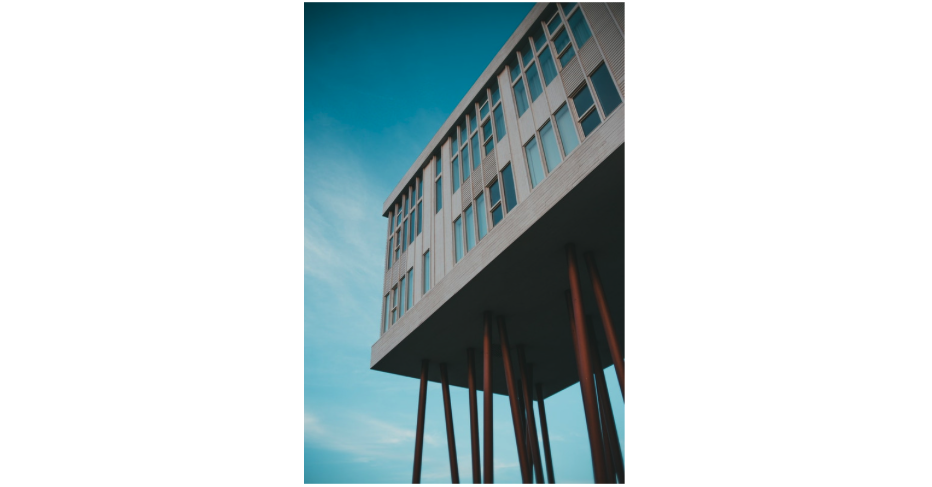
#> input picture G and H Color Analysis/test_image.png, 932 x 487 px
$ jupyter execute --allow-errors 'Color Analyzer.ipynb'
#> lines starting #> are read from the running program, lines starting #| are printed output that depends on the picture; after the words box and inside, x2 and y2 are one past the last pixel; in counts of white or black regions, pixels touching at a corner belong together
[cell 1]
# import libraries
# following tutorial: https://towardsdatascience.com/building-an-image-color-analyzer-using-python-12de6b0acf74
from collections import Counter
from sklearn.cluster import KMeans
from matplotlib import colors
import matplotlib.pyplot as plt
import numpy as np
import cv2

[cell 2]
image = cv2.imread('test_image.png')
#> image is the input picture: shape (487, 932, 3); mean B, G, R 209.6, 207, 194.8
image = cv2.cvtColor(image, cv2.COLOR_BGR2RGB) #converting the color format from BGR to RGB using cvtColor
plt.imshow(image)

[cell 3]
# convert RGB into Hex color
# means we will have one output (hex) vs three diff values (R, G, B)

def rgb_to_hex(rgb_color):
    hex_color = "#"
    for i in rgb_color:
        i = int(i)
        hex_color += ("{:02x}".format(i))
    return hex_color

[cell 4]
# preprocess image
# resize, reshape

def prep_image(raw_img):
    modified_img = cv2.resize(raw_img, (900, 600), interpolation = cv2.INTER_AREA)
    modified_img = modified_img.reshape(modified_img.shape[0]*modified_img.shape[1], 3)
    return modified_img

[cell 5]
# use k-means to cluster top colors
# counter creates container to the elements as dict keys, volume is stored as dict value
# pass colors into rgb_to_hex
# visualize the result

def color_analysis(img, clusters):
#> called with img = array of shape (540000, 3), clusters = 8
    clf = KMeans(n_clusters = clusters) #may want to change depending on resolution desired
    color_labels = clf.fit_predict(img)
    center_colors = clf.cluster_centers_
    counts = Counter(color_labels)
#> counts = {0: 355475, 2: 27548, 5: 43518, 6: 15300, 3: 19241, 4: 14563, 1: 51958, 7: 12397}
    ordered_colors = [center_colors[i] for i in counts.keys()]
#> ordered_colors = [[254.9, 255, 255], [146.9, 147.8, 146.7], [140, 192.5, 204.5], [13.1, 80.97, 98.01], [4.52, 116.1, 143.2], [90.19, 99.06, 99.72], [34.61, 36.44, 34.43], [83.16, 153, 170.8]]
    hex_colors = [rgb_to_hex(ordered_colors[i]) for i in counts.keys()]
#> the loop in rgb_to_hex, `for i in rgb_color:` made 3 passes
#> hex_color on passes 1 to 3: '#fe', '#fefe', '#fefefe'
#> the loop in rgb_to_hex (call 2), `for i in rgb_color:` made 3 passes
#> (i, hex_color) on passes 1 to 3: (140, '#8c'), (192, '#8cc0'), (204, '#8cc0cc')
#> hex_colors = ['#fefefe', '#8cc0cc', '#5a6363', '#222422', '#0d5062', '#04748f', '#929392', '#5399aa']
    plt.figure(figsize = (12, 8))
    plt.pie(counts.values(), labels = hex_colors, colors = hex_colors)
    plt.savefig("color_analysis_report.png")
    print(hex_colors)
#| ['#fefefe', '#8cc0cc', '#5a6363', '#222422', '#0d5062', '#04748f', '#929392', '#5399aa']
    print(counts)
#| Counter({0: 355475, 1: 51958, 5: 43518, 2: 27548, 3: 19241, 6: 15300, 4: 14563, 7: 12397})

[cell 6]
modified_image = prep_image(image)
color_analysis(modified_image, clusters = 8)

[cell 7]
#Mouse G1
g1_feb14 = cv2.imread('Images/G1/2-14-g1-crop.png')
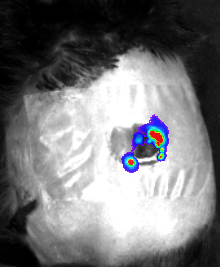
#> input picture G and H Color Analysis/Images/G1/2-14-g1-crop.png, 220 x 267 px
#> g1_feb14 is the input picture: shape (267, 220, 3); mean B, G, R 122.3, 120.1, 119.9
g1_feb14 = cv2.cvtColor(g1_feb14, cv2.COLOR_BGR2RGB) #converting the color format from BGR to RGB using cvtColor
plt.imshow(g1_feb14)

modified_image = prep_image(g1_feb14)
color_analysis(modified_image, clusters = 8)
#| ['#323232', '#f9f9f9', '#8b8e8b', '#b2b3b3', '#0e0e0e', '#3444f0', '#64605f', '#d5d5d5']
#| Counter({1: 166618, 2: 89565, 7: 65349, 0: 62048, 4: 53175, 6: 51141, 3: 44003, 5: 8101})

[cell 8]
#Mouse G1 - zoomed in
g1_feb14 = cv2.imread('Images/G1/2-14-g1-crop-2.png')
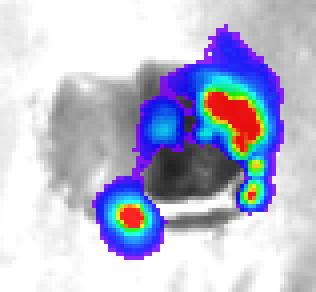
#> input picture G and H Color Analysis/Images/G1/2-14-g1-crop-2.png, 79 x 73 px (shown 4 times larger)
#> g1_feb14 is the input picture: shape (73, 79, 3); mean B, G, R 210.1, 187.5, 185.5
g1_feb14 = cv2.cvtColor(g1_feb14, cv2.COLOR_BGR2RGB) #converting the color format from BGR to RGB using cvtColor
plt.imshow(g1_feb14)

modified_image = prep_image(g1_feb14)
color_analysis(modified_image, clusters = 8)
#> call 3 of color_analysis, with img = array of shape (540000, 3), clusters = 8
#> in color_analysis (call 3), `counts = Counter(color_labels)`: counts = {3: 245514, 1: 97972, 7: 56304, 6: 26511, 2: 45338, 5: 21430, 4: 33013, 0: 13918}
#> in color_analysis (call 3), `ordered_colors = [center_colors[i] for i in counts.keys()]`: ordered_colors = [[248.9, 248.9, 248.9], [200.2, 200, 200.4], [159.7, 164.8, 147.4], [107.1, 27.01, 241.6], [30.14, 60.62, 242.1], [25.8, 208.8, 203.6], [72.84, 81.28, 72.4], [236.6, 47.56, 20.32]]
#> in color_analysis (call 3), `hex_colors = [rgb_to_hex(ordered_colors[i]) for i in counts.keys()]`: hex_colors = ['#6b1bf1', '#c8c8c8', '#ec2f14', '#485148', '#9fa493', '#19d0cb', '#1e3cf2', '#f8f8f8']
#> in color_analysis (call 3), `plt.savefig("color_analysis_report.png")`:
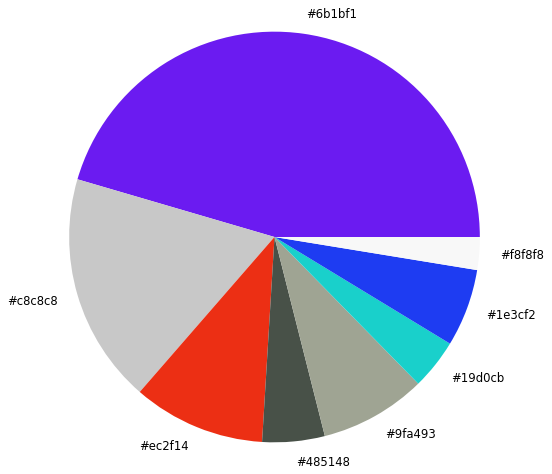
#> figure drawn by matplotlib, 1 panel
#| ['#6b1bf1', '#c8c8c8', '#ec2f14', '#485148', '#9fa493', '#19d0cb', '#1e3cf2', '#f8f8f8']
#| Counter({3: 245514, 1: 97972, 7: 56304, 2: 45338, 4: 33013, 6: 26511, 5: 21430, 0: 13918})

[cell 9]
#Mouse G1 - zoomed in
g1_feb14 = cv2.imread('Images/G1/2-14-g1-crop-2.png')
g1_feb14 = cv2.cvtColor(g1_feb14, cv2.COLOR_BGR2RGB) #converting the color format from BGR to RGB using cvtColor
plt.imshow(g1_feb14)

modified_image = prep_image(g1_feb14)
color_analysis(modified_image, clusters = 8)
#| ['#f8f8f8', '#741df3', '#9aa28b', '#ec2e14', '#c5c5c5', '#464e46', '#19c5d3', '#2133f1']
#| Counter({0: 249382, 3: 102875, 2: 49130, 1: 46765, 5: 31823, 6: 24324, 7: 21869, 4: 13832})

[cell 10]
image = cv2.imread('../../DARPA/Animal Experiments/live imaging/AURA files/G and H - higher min - deleted ROI/G1/2-14-g1-crop.png')
image = cv2.cvtColor(image, cv2.COLOR_BGR2RGB) #converting the color format from BGR to RGB using cvtColor
plt.imshow(image)

[cell 11]
img = cv2.imread('Images/G1/2-14-g1-crop-2.png')


# convert image to hsv colorspace
hsv = cv2.cvtColor(img, cv2.COLOR_BGR2HSV)
#> hsv: shape (73, 79, 3); mean H, S, V 20.3, 48.3, 219.8
h, s, v = cv2.split(hsv)

# threshold saturation image
thresh1 = cv2.threshold(s, 200, 255, cv2.THRESH_BINARY)[1]
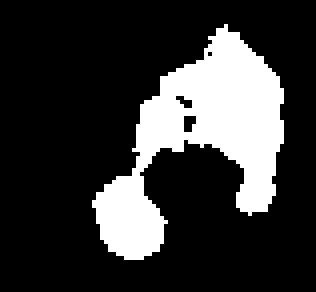
#> thresh1: shape (73, 79) (shown 4 times larger); 21.1% white; 1 white region, box (x1, y1, x2, y2) and area: (23, 6, 71, 65) 1215

# threshold value image and invert
thresh2 = cv2.threshold(v, 128, 255, cv2.THRESH_BINARY)[1]
#> thresh2: shape (73, 79); 93.7% white; 6 black regions (3 under 20 px), largest, box (x1, y1, x2, y2) and area: (36, 35, 61, 50) 259, (31, 18, 40, 33) 50, (42, 53, 58, 57) 37
thresh2 = 255 - thresh2

# combine the two threshold images as a mask
mask = cv2.add(thresh1,thresh2)
#> mask: shape (73, 79); 27.4% white; 1 white region, box (x1, y1, x2, y2) and area: (23, 6, 71, 65) 1581

# use mask to remove lines in background of input
result = img.copy()
result[mask==0] = (255,255,255)
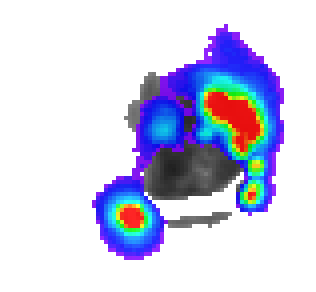
#> result: shape (73, 79, 3) (shown 4 times larger); mean B, G, R 231.3, 208.7, 206.7

# display IN and OUT images
cv2.imshow('IMAGE', img)
cv2.imshow('SAT', s)
cv2.imshow('VAL', v)
cv2.imshow('THRESH1', thresh1)
cv2.imshow('THRESH2', thresh2)
cv2.imshow('MASK', mask)
cv2.imshow('RESULT', result)
cv2.waitKey(0)
cv2.destroyAllWindows()

# save output image
cv2.imwrite('symbols_thresh1.png', thresh1)
cv2.imwrite('symbols_thresh2.png', thresh2)
cv2.imwrite('symbols_mask.png', mask)
cv2.imwrite('symbols_cleaned.png', result)
#> Out = True

[cell 12]
#gives image a transparent background
#not using bc wasn't playing nicely with k-means

from PIL import Image

def convertImage():
    img = Image.open("Images/H3/H3_222_ROI.png")
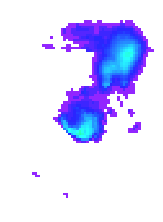
#> input picture G and H Color Analysis/Images/H3/H3_222_ROI.png, 163 x 222 px
#> img is the input picture: PIL image 163x222 RGBA; mean R, G, B, A 221.2, 220.5, 254.9, 255
    img = img.convert("RGBA")

    datas = img.getdata()

    newData = []

    for item in datas:
        if item[0] == 255 and item[1] == 255 and item[2] == 255:
            newData.append((255, 255, 255, 0))
        else:
            newData.append(item)
#> after the loop, newData = 36186 items

    img.putdata(newData)
    img.save("Images/H3/H3_222_transparent.png", "PNG")
    print("Successful")

convertImage()

[cell 13]
#Mouse H5 - fluorescence only
h5_222 = cv2.imread('Images/H5/H5_ROI.png')
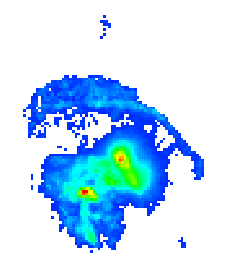
#> input picture G and H Color Analysis/Images/H5/H5_ROI.png, 229 x 273 px
#> h5_222 is the input picture: shape (273, 229, 3); mean B, G, R 249.4, 222, 189.7
h5_222 = cv2.cvtColor(h5_222, cv2.COLOR_BGR2RGB) #converting the color format from BGR to RGB using cvtColor
plt.imshow(h5_222)

modified_image = prep_image(h5_222)
#> in prep_image (call 5), `modified_img = cv2.resize(raw_img, (900, 600), interpolation = cv2.INT..`:
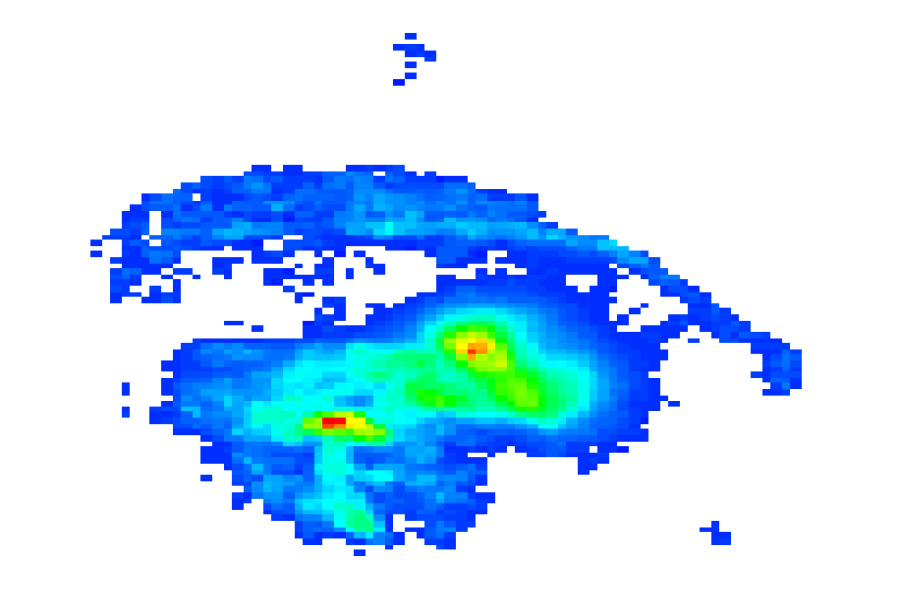
#> modified_img: shape (600, 900, 3); mean R, G, B 189.7, 222, 249.3
color_analysis(modified_image, clusters = 8)
#| ['#fefeff', '#c5dc00', '#00f3ef', '#0038fe', '#0268fe', '#00fe88', '#07a3fe', '#27fe0d']
#| Counter({0: 398354, 7: 49896, 1: 36529, 4: 22409, 3: 17477, 5: 7829, 2: 4936, 6: 2570})

[cell 14]
#Mouse H3 - fluorescence only
h3_222 = cv2.imread('Images/H3/H3_222_ROI.png')
h3_222 = cv2.cvtColor(h3_222, cv2.COLOR_BGR2RGB) #converting the color format from BGR to RGB using cvtColor
plt.imshow(h3_222)

modified_image = prep_image(h3_222)
#> in prep_image (call 6), `modified_img = cv2.resize(raw_img, (900, 600), interpolation = cv2.INT..`:
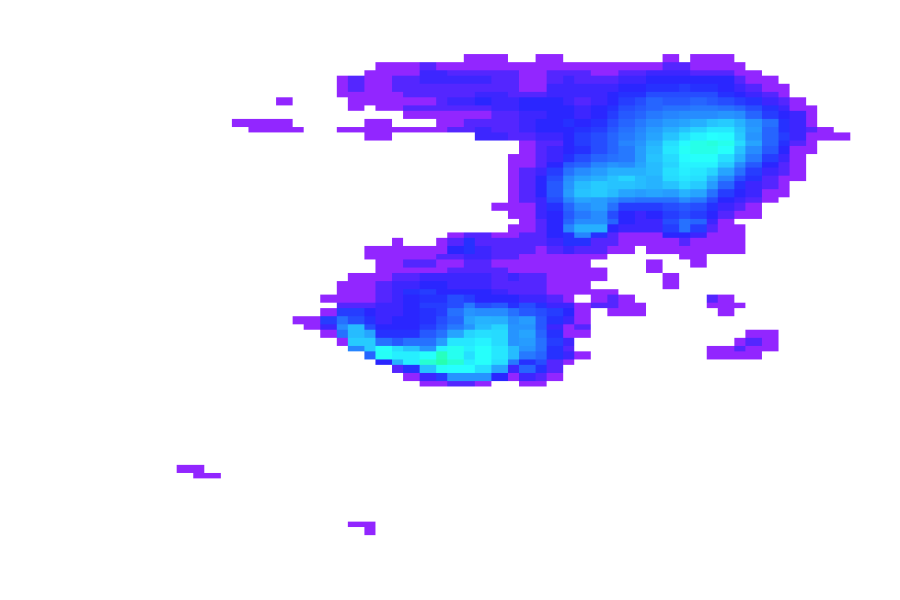
#> modified_img: shape (600, 900, 3); mean R, G, B 221.2, 220.5, 254.9
color_analysis(modified_image, clusters = 8)
#| ['#fefeff', '#4a26ff', '#25e9fa', '#9126ff', '#266bfe', '#2833ff', '#26a4fe', '#c699ff']
#| Counter({0: 435359, 3: 29897, 1: 25640, 5: 18747, 6: 11313, 4: 9478, 2: 7986, 7: 1580})

[cell 15]
#Mouse H3 - fluorescence only
h3_222 = cv2.imread('Images/H3/H3_222_transparent.png')
h3_222 = cv2.cvtColor(h3_222, cv2.COLOR_BGR2RGB) #converting the color format from BGR to RGB using cvtColor
plt.imshow(h3_222)

modified_image = prep_image(h3_222)
color_analysis(modified_image, clusters = 8)
#> in color_analysis (call 7), `counts = Counter(color_labels)`: counts = {1: 436293, 0: 30308, 5: 15367, 3: 22656, 7: 8640, 2: 7420, 6: 10085, 4: 9231}
#> in color_analysis (call 7), `ordered_colors = [center_colors[i] for i in counts.keys()]`: ordered_colors = [[254.9, 254.8, 255], [146.6, 40.69, 255], [84.61, 38.12, 255], [50.31, 40.37, 255], [38.08, 72.78, 255], [38.03, 112.9, 255], [38.2, 161.1, 255], [38, 228.4, 250.8]]
#> in color_analysis (call 7), `hex_colors = [rgb_to_hex(ordered_colors[i]) for i in counts.keys()]`: hex_colors = ['#9228ff', '#fefeff', '#2670fe', '#3228ff', '#25e4fa', '#5426ff', '#26a1fe', '#2648fe']
#> in color_analysis (call 7), `plt.savefig("color_analysis_report.png")`:
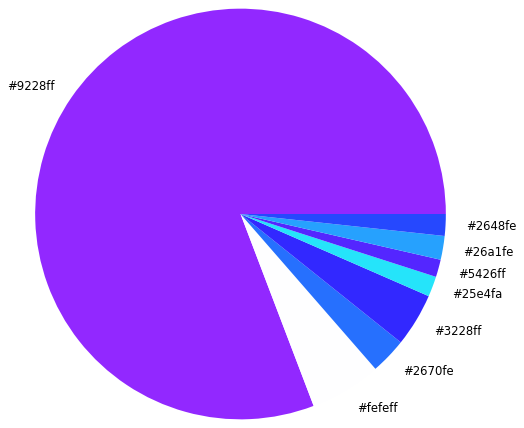
#> figure drawn by matplotlib, 1 panel
#| ['#9228ff', '#fefeff', '#2670fe', '#3228ff', '#25e4fa', '#5426ff', '#26a1fe', '#2648fe']
#| Counter({1: 436293, 0: 30308, 3: 22656, 5: 15367, 6: 10085, 4: 9231, 7: 8640, 2: 7420})

[cell 16]
# use k-means to cluster top colors
# counter creates container to the elements as dict keys, volume is stored as dict value
# pass colors into rgb_to_hex
# visualize the result

def color_analysis_popbackground(img, clusters):
#> called with img = array of shape (540000, 3), clusters = 5
    clf = KMeans(n_clusters = clusters) #may want to change depending on resolution desired
    color_labels = clf.fit_predict(img) #a series of numbers ranging from 0 to clusters-1,
                                        #where the number corresponds to a pixel and which color bin it fits into

    center_colors = clf.cluster_centers_ #gives RGB coordinates of the cluster centers
    counts = Counter(color_labels)
#> counts = {1: 436293, 4: 30725, 2: 41505, 0: 17519, 3: 13958}

    ordered_colors = [center_colors[i] for i in counts.keys()] #orders the colors based on highest count
#> ordered_colors = [[254.9, 254.8, 255], [146.1, 40.68, 255], [61.27, 41.54, 255], [38.03, 115.1, 255], [38.13, 210.6, 252.2]]
    hex_colors = [rgb_to_hex(ordered_colors[i]) for i in counts.keys()] #converts to hex
#> hex_colors = ['#9228ff', '#26d2fc', '#3d29fe', '#fefeff', '#2673fe']

    idx = hex_colors.index('#fefefe') #background color
    hex_colors_popped = hex_colors.pop(idx)
    #remove dict element with idx as key
    counts.pop(idx)


    plt.figure(figsize = (12, 8))
    plt.pie(counts.values(), labels = hex_colors, colors = hex_colors)
    plt.savefig("color_analysis_report.png")

    print(hex_colors)
    print(counts)

[cell 17]
h3_222 = cv2.imread('Images/H3/H3_222_transparent.png')
h3_222 = cv2.cvtColor(h3_222, cv2.COLOR_BGR2RGB) #converting the color format from BGR to RGB using cvtColor
plt.imshow(h3_222)

modified_image = prep_image(h3_222)
#> (the rest of this cell did not finish here and is left out)

[cell 18]
h3_222 = cv2.imread('Images/H3/H3_222_transparent.png')
h3_222 = cv2.cvtColor(h3_222, cv2.COLOR_BGR2RGB) #converting the color format from BGR to RGB using cvtColor
plt.imshow(h3_222)

modified_image = prep_image(h3_222)
#> (the rest of this cell did not finish here and is left out)


[cell 19]
h3_222 = cv2.imread('Images/H3/H3_222_transparent.png')
h3_222 = cv2.cvtColor(h3_222, cv2.COLOR_BGR2RGB) #converting the color format from BGR to RGB using cvtColor
plt.imshow(h3_222)

modified_image = prep_image(h3_222)
#> (the rest of this cell did not finish here and is left out)


[cell 20]
h3_222 = cv2.imread('Images/H3/H3_222_transparent.png')
h3_222 = cv2.cvtColor(h3_222, cv2.COLOR_BGR2RGB) #converting the color format from BGR to RGB using cvtColor
plt.imshow(h3_222)

modified_image = prep_image(h3_222)
#> (the rest of this cell did not finish here and is left out)


[cell 21]
#Mouse H5 - fluorescence only
h5_222 = cv2.imread('Images/H5/H5_ROI.png')
h5_222 = cv2.cvtColor(h5_222, cv2.COLOR_BGR2RGB) #converting the color format from BGR to RGB using cvtColor
plt.imshow(h5_222)

modified_image = prep_image(h5_222)
#> (the rest of this cell did not finish here and is left out)
